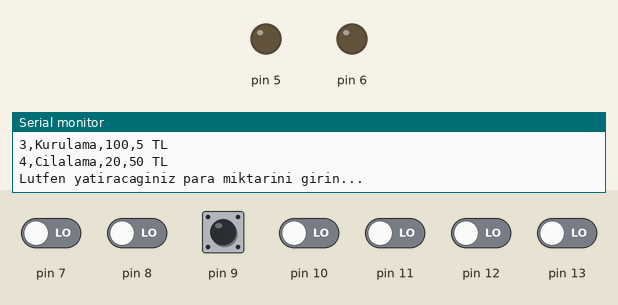
The sketch below on a simulated Arduino Uno, built with avr-gcc and run on an emulated ATmega328P. Parts: output pins drawn as LEDs (lit = HIGH), the last lines printed to the serial monitor. The test bench sets the inputs (shaded band); at power-on: pin 7–13 LOW.

Above: at 1.7 s.
1.8 s: pin 7 driven HIGH
3.8 s: pin 8 driven HIGH
5.7 s: pin 9 driven HIGH
7.2 s: pin 9 driven LOW
At 9.0 s:
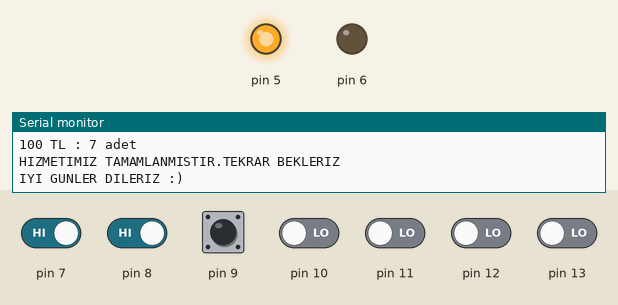
10.2 s: pin 9 pulsed HIGH 5 times (0.12 s each, 0.3 s apart)
At 13.8 s:
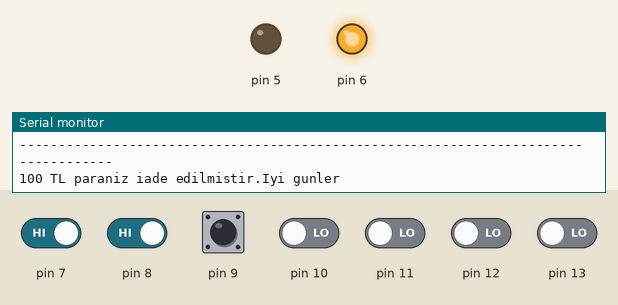
14.7 s: pin 12 driven HIGH
Timing chart, 0 to 17.7 s (numbered marks = the images above; inputs shaded):
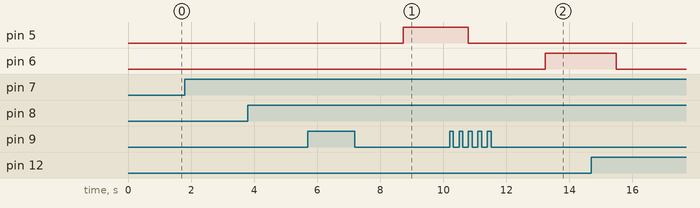

The sketch:

ButonAyarlama.ino
```cpp
int kasaBes = 20, kasaOn = 20, kasaYirmi = 10, kasaElli = 30, kasaYuz = 5;
int kalanHizmet1 = 30, kalanHizmet2 = 50, kalanHizmet3 = 100, kalanHizmet4 = 20;
int hizmet1Ucret = 15, hizmet2Ucret = 10, hizmet3Ucret = 5, hizmet4Ucret = 50;
long randomSayi;


void setup() {
  Serial.begin(9600);
  for (int i = 13; i >= 7; i--) {
    pinMode(i, INPUT);
  }
  pinMode(6, OUTPUT);
  pinMode(5, OUTPUT);
  Serial.println(F("                                       START"));
  Serial.println(F(" "));
  randomSeed(analogRead(A0));
}

void loop() {
  int bes = 0, on = 0, yirmi = 0, elli = 0, yuz = 0, total = 0;
  Serial.println(F("                           ------------------------------"));
  Serial.println(F("              ------------- MNM OTOYIKAMA'ya HOSGELDINIZ -------------"));
  Serial.println(F("                           ------------------------------"));
  Serial.println(F(" "));
  int kontrol = 0, kontrol1 = 0, secim1 = 0, secim2 = 0, secim3 = 0, secim4 = 0;
  int tempTotal = 0;
  int kasaTotal = (kasaBes * 5) + (kasaOn * 10) + (kasaYirmi * 20) + (kasaElli * 50) + (kasaYuz * 100);
  Serial.print(F("Kasa total : ")); Serial.print(kasaTotal);Serial.println(F(" TL"));
  Serial.print(kasaBes); Serial.print(F(",")); Serial.print(kasaOn); Serial.print(F(","));
  Serial.print(kasaYirmi); Serial.print(F(",")); Serial.print(kasaElli); Serial.print(F(","));
  Serial.println(kasaYuz);
  Serial.print(F("1,Kopukleme,")); Serial.print(kalanHizmet1); Serial.print(F(",")); Serial.print(hizmet1Ucret); Serial.println(F(" TL"));
  Serial.print(F("2,Yikama,")); Serial.print(kalanHizmet2); Serial.print(F(",")); Serial.print(hizmet2Ucret); Serial.println(F(" TL"));
  Serial.print(F("3,Kurulama,")); Serial.print(kalanHizmet3); Serial.print(F(",")); Serial.print(hizmet3Ucret); Serial.println(F(" TL"));
  Serial.print(F("4,Cilalama,")); Serial.print(kalanHizmet4); Serial.print(F(",")); Serial.print(hizmet4Ucret); Serial.println(F(" TL"));
  Serial.println(F("Lutfen yatiracaginiz para miktarini girin..."));
  delay(100);
  while (kontrol == 0) {
    delay(100);
    int bt1 = digitalRead(13);
    int bt2 = digitalRead(12);
    int bt3 = digitalRead(11);
    int bt4 = digitalRead(10);
    int bt5 = digitalRead(9);
    int bt6Bitis = digitalRead(8);
    int btReset = digitalRead(7);


    if (bt1 == HIGH) {
      delay(10);
      Serial.println("5 TL");
      bes = bes + 1;
      total = total + 5;
      Serial.print(F("Toplam yatirdiginiz para : "));  Serial.print(total); Serial.println(F(" TL"));
      //bt1 = LOW;
    } else if (bt2 == HIGH) {
      delay(10);
      Serial.println("10 TL");
      on = on + 1;
      total = total + 10;
      Serial.print(F("Toplam yatirdiginiz para : "));  Serial.print(total); Serial.println(F(" TL"));
      //bt2 = LOW;
    } else if (bt3 == HIGH) {
      delay(10);
      Serial.println("20 TL");
      yirmi = yirmi + 1;
      total = total + 20;
      Serial.print(F("Toplam yatirdiginiz para : "));  Serial.print(total); Serial.println(F(" TL"));
      // bt3 = LOW;
    } else if (bt4 == HIGH) {
      delay(10);
      Serial.println("50 TL");
      elli = elli + 1;
      total = total + 50;
      Serial.print(F("Toplam yatirdiginiz para : "));  Serial.print(total); Serial.println(F(" TL"));
      // bt4 = LOW;
    } else if (bt5 == HIGH) {
      delay(10);
      Serial.println("100 TL");
      yuz = yuz + 1;
      total = total + 100;
      Serial.print(F("Toplam yatirdiginiz para : "));  Serial.print(total); Serial.println(F(" TL"));
      // bt5 = LOW;
    } else if (bt6Bitis == HIGH) {
      delay(10);
      if (total == 0) {
        Serial.println(F("Henuz secim yapmadiniz lutfen secim yapin ya da bitise tiklayin"));
      } else {
        Serial.println(F("Secimleriniz tamamlandi"));
        Serial.print(F("5 TL adedi : ")); Serial.print(bes); Serial.println(F(" Adet"));
        Serial.print(F("10 TL adedi : ")); Serial.print(on); Serial.println(F(" Adet"));
        Serial.print(F("20 TL adedi : ")); Serial.print(yirmi); Serial.println(F(" Adet"));
        Serial.print(F("50 TL adedi : ")); Serial.print(elli); Serial.println(F(" Adet"));
        Serial.print(F("100 TL adedi : ")); Serial.print(yuz); Serial.println(F(" Adet"));
        Serial.println(F("                 ------------------------"));
        Serial.print(F("Toplam yatirdiginiz para : ")); Serial.print(total); Serial.println(F(" TL"));
        Serial.println(F("                 ------------------------"));
        kontrol = 1;
      }
      // bt6bitis = LOW;
    } else if (btReset == HIGH) {
      delay(10);
      bes = 0;
      on = 0;
      yirmi = 0;
      elli = 0;
      yuz = 0;
      total = 0;
      Serial.print(F("Secimleriniz resetlendi. Toplam yatirdiginiz para : "));Serial.print(total);Serial.println(F(" TL"));
      //btReset = LOW;
    }
    delay(100);
  }
  kasaBes = kasaBes + bes; kasaOn = kasaOn + on; kasaYirmi = kasaYirmi + yirmi; kasaElli = kasaElli + elli; kasaYuz = kasaYuz + yuz;
  tempTotal = total;
  delay(400);
  Serial.println(F("Hizmet secimi yapiniz : "));
  while (kontrol1 == 0) {
    delay(100);
    int bt1 = digitalRead(13);
    int bt2 = digitalRead(12);
    int bt3 = digitalRead(11);
    int bt4 = digitalRead(10);
    int bt6Bitis = digitalRead(8);
    int btReset = digitalRead(7);
    if (bt1 == HIGH) {
      if (kalanHizmet1 != 0) {
        if (total >= 15) {
          kalanHizmet1 = kalanHizmet1 - 1;
          secim1 = secim1 + 1;
          total = total - 15;
          Serial.println(F("Kopukleme hizmeti sectiniz -")); Serial.print(hizmet1Ucret); Serial.println(F(" TL"));
          Serial.print(F("Kalan kopukleme hizmeti : ")); Serial.println(kalanHizmet1);
        } else {
          Serial.print(F("Yeterli paraniz yoktur. Bakiyeniz : ")); Serial.print(total); Serial.println(F(" TL"));
          Serial.print(F("Kopukleme fiyati : "));Serial.print(hizmet1Ucret); Serial.println(F(" TL"));
        }
      } else {
        Serial.println(F("Kopukleme hizmetimiz kalmamistir,uzgunuz."));
      }
      delay(40);
    } else if (bt2 == HIGH) {

      if (kalanHizmet2 != 0) {
        if (total >= 10) {
          kalanHizmet2 = kalanHizmet2 - 1;
          secim2 = secim2 + 1;
          total = total - 10;
          Serial.println(F("Yikama hizmeti sectiniz -")); Serial.print(hizmet2Ucret); Serial.println(F(" TL"));
          Serial.print(F("Kalan Yikama hizmeti : ")); Serial.println(kalanHizmet2);
        } else {
          Serial.print(F("Yeterli paraniz yoktur. Bakiyeniz : ")); Serial.print(total); Serial.println(F(" TL"));
          Serial.print(F("Yikama fiyati : "));Serial.print(hizmet2Ucret); Serial.println(F(" TL"));
        }
      } else {
        Serial.println(F("Yikama hizmetimiz kalmamistir,uzgunuz."));
      }
      delay(40);
    } else if (bt3 == HIGH) {

      if (kalanHizmet3 != 0) {
        if (total >= 5) {
          kalanHizmet3 = kalanHizmet3 - 1;
          secim3 = secim3 + 1;
          total = total - 5;
          Serial.println(F("Kurulama hizmeti sectiniz -")); Serial.print(hizmet3Ucret); Serial.println(F(" TL"));
          Serial.print(F("Kalan kurutma hizmeti : ")); Serial.println(kalanHizmet3);
        } else {
          Serial.print(F("Yeterli paraniz yoktur. Bakiyeniz : ")); Serial.print(total); Serial.println(F(" TL"));
          Serial.print(F("Kurulama fiyati : "));Serial.print(hizmet3Ucret); Serial.println(F(" TL"));
        }
      } else {
        Serial.println(F("Kurutma hizmetimiz kalmamistir,uzgunuz."));
      }
      delay(40);
    } else if (bt4 == HIGH) {

      if (kalanHizmet4 != 0) {
        if (total >= 50) {
          kalanHizmet4 = kalanHizmet4 - 1;
          secim4 = secim4 + 1;
          total = total - 50;
          Serial.print(F("Cilalama hizmeti sectiniz. -")); Serial.print(hizmet4Ucret); Serial.println(F(" TL"));
          Serial.print(F("Kalan cilalama hizmeti : ")); Serial.println(kalanHizmet4);
        } else {
          Serial.print(F("Yeterli paraniz yoktur. Bakiyeniz : ")); Serial.print(total); Serial.println(F(" TL"));
          Serial.print(F("Cilalama fiyati : "));Serial.print(hizmet4Ucret); Serial.println(F(" TL"));
        }
      } else {
        Serial.println(F("Cilalama hizmetimiz kalmamistir,uzgunuz."));
      }
      delay(40);
    } else if (bt6Bitis == HIGH) {
      int totalHizmet = tempTotal - total;
      Serial.println(F("Seciminiz tamamlanmistir"));
      Serial.println(F("     ------------"));
      Serial.print(F("Kopukleme hizmeti : ")); Serial.print(secim1); Serial.println(F(" adet"));
      Serial.print(F("Yikama hizmeti : ")); Serial.print(secim2); Serial.println(F(" adet"));
      Serial.print(F("Kurutma hizmeti : ")); Serial.print(secim3); Serial.println(F(" adet"));
      Serial.print(F("Cilalama hizmeti : ")); Serial.print(secim4); Serial.println(F(" adet"));
      Serial.print(F("Toplam hizmet bedeli : ")); Serial.print(totalHizmet); Serial.println(F(" TL"));
      Serial.print(F("Iade edilecek para ustu : ")); Serial.print(total); Serial.println(F(" TL"));
      kontrol1 = 1;
      delay(40);
    } else if (btReset == HIGH) {

      kalanHizmet1 = kalanHizmet1 + secim1;
      kalanHizmet2 = kalanHizmet2 + secim2;
      kalanHizmet3 = kalanHizmet3 + secim3;
      kalanHizmet4 = kalanHizmet4 + secim4;
      secim1 = 0; secim2 = 0; secim3 = 0; secim4 = 0;
      total = tempTotal;
      Serial.println(F("Sectiginiz hizmetler resetlenmistir.Tekrar secim yapabilirsiniz."));
      delay(40);
    }
    delay(100);
  }
  delay(400);
  randomSayi = millis() % 4 + 1;
  if (randomSayi == 2) {
    digitalWrite(6, HIGH);
    Serial.println(F("------------------------------------------------------------------------------------"));
    Serial.print(F("Random Kod : "));Serial.print(randomSayi);Serial.println(F("          ---!!! HATA KODU !!!---")); Serial.println(F("Uzgunuz,bir ariza olusmustur.Paraniz iade ediliyor..."));
    Serial.println(F("------------------------------------------------------------------------------------"));

    kalanHizmet1 = kalanHizmet1 + secim1;
    kalanHizmet2 = kalanHizmet2 + secim2;
    kalanHizmet3 = kalanHizmet3 + secim3;
    kalanHizmet4 = kalanHizmet4 + secim4;
    kasaBes = kasaBes - bes; kasaOn = kasaOn - on; kasaYirmi = kasaYirmi - yirmi; kasaElli = kasaElli - elli; kasaYuz = kasaYuz - yuz;
    secim1 = 0; secim2 = 0; secim3 = 0; secim4 = 0;

    Serial.print(tempTotal); Serial.println(F(" TL paraniz iade edilmistir.Iyi gunler"));
  } else {
    int beslik = 0, onluk = 0, yirmilik = 0, ellilik = 0, yuzluk = 0;
    int kalan = 0, ilkTotal = total;
    Serial.println(F("-------"));
    Serial.print(F("Random Kod : "));Serial.println(randomSayi);
    Serial.println(F("-------"));
    digitalWrite(5, HIGH);
    Serial.println(F("PARA USTUNUZ : "));

    if (kasaYuz >= 1) {
      yuzluk = total / 100;
      kasaYuz = kasaYuz - yuzluk;
      total = total % 100;
    }
    if (kasaElli >= 1) {
      ellilik = total / 50;
      kasaElli = kasaElli - ellilik;
      total = total % 50;
    }
    if (kasaYirmi >= 1) {
      yirmilik = total / 20;
      kasaYirmi = kasaYirmi - yirmilik;
      total = total % 20;
    }
    if (kasaOn >= 1) {
      onluk = total / 10;
      kasaOn = kasaOn - onluk;
      total = total % 10;
    }
    if (kasaBes >= 1) {
      beslik = total / 5;
      kasaBes = kasaBes - beslik;
    }
    if (kasaTotal >= ilkTotal) {
      if (yuzluk != 0) {
        Serial.print(F("100 TL : "));
        Serial.print(yuzluk);
        Serial.println(F(" adet"));
      }
      if (ellilik != 0) {
        Serial.print(F("50 TL : "));
        Serial.print(ellilik);
        Serial.println(F(" adet"));
      }
      if (yirmilik != 0) {
        Serial.print(F("20 TL : "));
        Serial.print(yirmilik);
        Serial.println(F(" adet"));
      }
      if (onluk != 0) {
        Serial.print(F("10 TL : "));
        Serial.print(onluk);
        Serial.println(F(" adet"));
      }
      if (beslik != 0) {
        Serial.print(F("5 TL : "));
        Serial.print(beslik);
        Serial.println(F(" adet"));
      }

    } else {
      Serial.println(F("KASADA YETERLI PARA YOKTUR"));
    }

    Serial.println(F("HIZMETIMIZ TAMAMLANMISTIR.TEKRAR BEKLERIZ")); Serial.println(F("IYI GUNLER DILERIZ :)"));
  }

  delay(2000);
  digitalWrite(5, LOW);
  digitalWrite(6, LOW);
  Serial.println(" ");
}
```

Measured:
- after the input at 7.2 s, pin 5: LOW → HIGH after 1.5 s
- after the input at 10.2 s, pin 6: LOW → HIGH after 3.0 s
